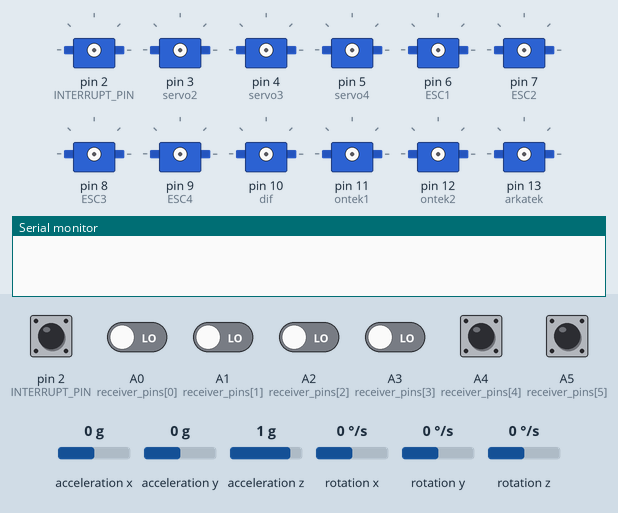
This sketch was run on a simulated Arduino Uno, built with avr-gcc and run on an emulated ATmega328P. On the bench: 12 × servo, the last lines printed to the serial monitor. The test bench sets the inputs (shaded band); at power-on: A4 (receiver_pins[4]), A5 (receiver_pins[5]) HIGH, A0 (receiver_pins[0]), A1 (receiver_pins[1]), A2 (receiver_pins[2]), A3 (receiver_pins[3]), pin 2 (INTERRUPT_PIN) LOW, acceleration x 0 g, acceleration y 0 g, acceleration z 1 g, rotation x 0 °/s, rotation y 0 °/s, rotation z 0 °/s. The sensor or clock chip raises its interrupt line as the real part does.

Above: at 0.1 s.
At 0.6 s:
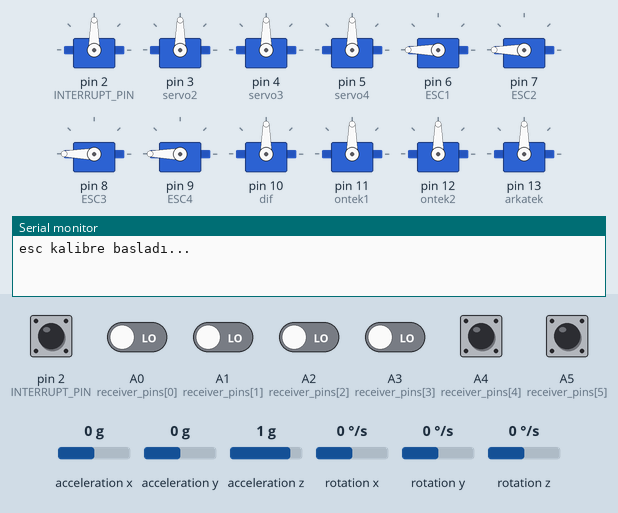
At 2.6 s:
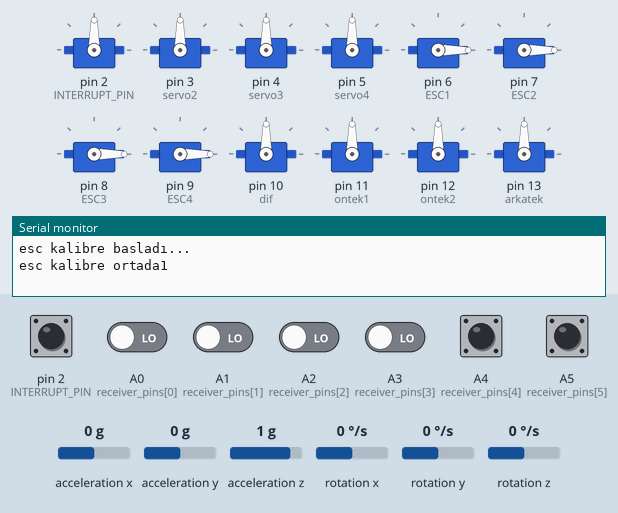
Timing chart, 0 to 4.1 s (numbered marks = the images above):
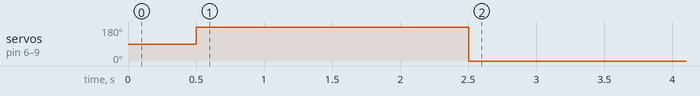

The sketch:

IMU.ino
```cpp
#define INTERRUPT_PIN 2
#include "I2Cdev.h"
#include "MPU6050_6Axis_MotionApps20.h"
#if I2CDEV_IMPLEMENTATION == I2CDEV_ARDUINO_WIRE
#include "Wire.h"
#endif
MPU6050 mpu;


// orientation/motion vars
Quaternion q;           // [w, x, y, z]         quaternion container
VectorFloat gravity;    // [x, y, z]            gravity vector
float ypr[3];           // [yaw, pitch, roll]   yaw/pitch/roll container and gravity vector

bool dmpReady = false;  // set true if DMP init was successful
uint8_t mpuIntStatus;   // holds actual interrupt status byte from MPU
uint8_t devStatus;      // return status after each device operation (0 = success, !0 = error)
uint16_t packetSize;    // expected DMP packet size (default is 42 bytes)
uint8_t fifoBuffer[64]; // FIFO storage buffer
int16_t * first_sets;
int16_t * second_sets;

volatile bool mpuInterrupt = false;     // indicates whether MPU interrupt pin has gone high
void dmpDataReady() {
  mpuInterrupt = true;
}

struct Orientation {
  double Yaw;
  double Pitch;
  double Roll;
  bool Error;
};

struct Orientation prevOrientation;

void initializeIMU() {
#if I2CDEV_IMPLEMENTATION == I2CDEV_ARDUINO_WIRE
  Wire.begin();
  Wire.setClock(400000);
#elif I2CDEV_IMPLEMENTATION == I2CDEV_BUILTIN_FASTWIRE
  Fastwire::setup(400, true);
#endif

  mpu.initialize();
  pinMode(INTERRUPT_PIN, INPUT);

  devStatus = mpu.dmpInitialize();


  mpu.setXAccelOffset(-560.00000);
  mpu.setYAccelOffset(-2681.00000);
  mpu.setZAccelOffset(1680.00000);
  mpu.setXGyroOffset(35);
  mpu.setYGyroOffset(75.00000);
  mpu.setZGyroOffset(-39.00000);
//-732.00000,  1261.00000, 1332.00000, 77.00000, -37.00000,  15.00000
//-1012.00000,  1285.00000, 1322.00000, 76.00000, -36.00000,  14.00000
//-560.00000,  -2681.00000,  1680.00000, 35.00000, 75.00000, -39.00000


  if (devStatus == 0) {
    mpu.setDMPEnabled(true);
    attachInterrupt(digitalPinToInterrupt(INTERRUPT_PIN), dmpDataReady, RISING);
    mpuIntStatus = mpu.getIntStatus();
    dmpReady = true;
    packetSize = mpu.dmpGetFIFOPacketSize();
  } else {
    Serial.print(F("DMP Initialization failed (code "));
  }
}

struct Orientation getIMUOrientation() {
  if (!dmpReady || !mpu.testConnection()) {
    struct Orientation o;
    o.Yaw = 0;
    o.Pitch = 0;
    o.Roll = 0;
    o.Error = true;
    return o;
  }

  if (mpu.dmpGetCurrentFIFOPacket(fifoBuffer)) {
    mpu.dmpGetQuaternion(&q, fifoBuffer);
    mpu.dmpGetGravity(&gravity, &q);
    mpu.dmpGetYawPitchRoll(ypr, &q, &gravity);

    struct Orientation o;
    o.Yaw = ypr[0] * 180 / M_PI;
    o.Pitch = ypr[2] * 180 / M_PI;
    o.Roll = ypr[1] * 180 / M_PI;
    o.Error = false;

    prevOrientation.Yaw = o.Yaw;
    prevOrientation.Pitch = o.Pitch;
    prevOrientation.Roll = o.Roll;

    return o;
  } else {
    return prevOrientation;
  }
}
```

setup.ino
```cpp
#include<Servo.h>
Servo ESC1, ESC2, ESC3, ESC4;
Servo servo1, servo2, servo3, servo4;
Servo dif;
Servo ontek1;
Servo ontek2;
Servo arkatek;
int receiver_pins[] = {A0, A1, A2, A3, A4, A5};
long int receiver_values[] = {0, 0, 0, 0, 0, 0};
int res_min = 891;
int res_max = 1977;
int servo_val1= 0;
int servo_val2= 90;
long int throttle=0, prevyaw=0, prevpitch=0, prevroll=0, en1=0, en2=0;

void setup(){
  initializeIMU();
  Serial.begin(115200);
  servo1.attach(2,1000,2000);
  servo2.attach(3,1000,2000);
  servo3.attach(4,1000,2000);
  servo4.attach(5,1000,2000);
  ESC1.attach(6,1000,2000);
  ESC2.attach(7,1000,2000);
  ESC3.attach(8,1000,2000);
  ESC4.attach(9,1000,2000);
  dif.attach(10,1000,2000);
  ontek1.attach(11,1000,2000);
  ontek2.attach(12,1000,2000);
  arkatek.attach(13,1000,2000);
  Serial.println("esc kalibre basladı...");
  ESC1.write(180);
  ESC2.write(180);
  ESC3.write(180);
  ESC4.write(180);
  delay(2000);
  ESC1.write(0);
  ESC2.write(0);
  ESC3.write(0);
  ESC4.write(0);
  Serial.println("esc kalibre ortada1");
  delay(2000);

  Serial.println("esc kalibre bitti");

}

void loop() {
  struct Orientation o = getIMUOrientation();
  for(int i=0; i<6; i++) {
    receiver_values[i]=pulseIn (receiver_pins[i], HIGH, 25000);
    Serial.print("CH");
    Serial.print(i);
    Serial.print(" : ");
    Serial.print(receiver_values[i]);
    Serial.print(",\t");
  }
  Serial.println(" ");

  if( receiver_values[5]>1500) {

      servo1.write(servo_val1);
      servo2.write(servo_val1);
      servo3.write(servo_val1);
      servo4.write(servo_val1);
    for(int i=0; i<6; i++) {
      receiver_values[i]=map(receiver_values[i],970,1881,0,180);

    }

    if(receiver_values[2]<0) receiver_values[2]=0;
    if(receiver_values[2]>170) receiver_values[2]=180;
    throttle=receiver_values[2];
    prevyaw=map(receiver_values[0],-30,150,0,180);
    prevpitch=map(receiver_values[1],-3,196,0,180);
    prevroll=map(receiver_values[3],-21,179,0,180);
    for(int i=0; i<6; i++) {
      Serial.print("CH");
      Serial.print(i);
      Serial.print(" : ");
      Serial.print(receiver_values[i]);
      Serial.print(",\t");
    }
    Serial.println(" ");
    Serial.print(prevyaw);
    Serial.print(" , ");
    Serial.print(prevpitch);
    Serial.print(" , ");
    Serial.print(prevroll);
    Serial.println(" ");
//*************************************************************
    ESC1.write(receiver_values[2]);
    ESC2.write(receiver_values[2]);
    ESC3.write(receiver_values[2]);
    ESC4.write(receiver_values[2]);

  }

  Serial.print("Yaw:");
  Serial.print(o.Yaw);
  Serial.print(",");

  Serial.print("Pitch:");
  Serial.print(o.Pitch);
  Serial.print(",");

  Serial.print("Roll:");
  Serial.print(o.Roll);
  Serial.println();

}
```
